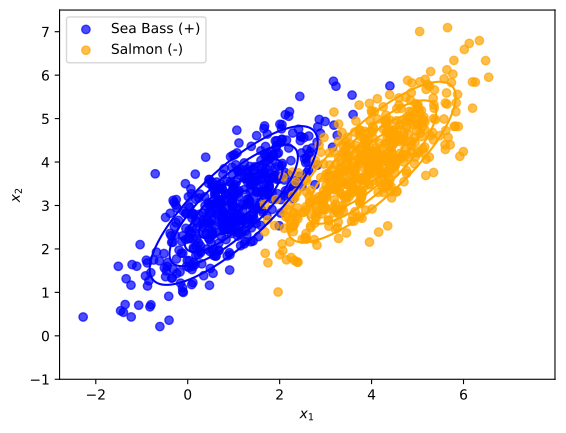

Python code for this plot:
import numpy as np
import matplotlib.pyplot as plt
from scipy.stats import multivariate_normal
from numpy.linalg import eigvals
# See https://docs.scipy.org/doc/scipy/reference/generated/scipy.stats.multivariate_normal.html



# Set random seed for reproducibility
np.random.seed(42)



def get_mean_and_covariance(X):
    """ Get the mean  mu in IR^d and covariance Sigma in IR^{d times d} from samples in matrix X in IR^{n x d}. Each row corresponds to a different sample"""
    e_mean = np.mean(X,0)
    e_cov = np.cov(X,rowvar = False)
    return (e_mean,e_cov)



def tau_range(X,g_pos,g_neg):
    """return the range of taus that one needs to span to create the ROC curve with these discriminant functions"""
    n,d = X.shape
    scores = [g_pos(X[i,:])-g_neg(X[i,:]) for i in range(n)]
    return min(scores),max(scores)
   

def predict(X,g_pos,g_neg,tau):
    """Generate predictions (+1/-1) over samples in X using discriminant functions g_pos, g_neg with threshold tau"""
    y_pred = []
    n,d = X.shape
    for i in range(n):
        x = X[i,:]
        y_pred.append(np.sign(g_pos(x)-g_neg(x)-tau))
    return y_pred     
    


def metrics(y_pred,y_true):
    """ Output the FPR and the TPR. These are defined in terms of the following quantities:
      
                 P = # entries y_true in that are  + 1
                 N = # entries y_true in that are  - 1
 
                 
                 TP = # entries for which  y_pred=+1 and y_true=+1  
                 FP = # entries for which  y_pred=-1 but y_true = +1  
                 TN = # entries for which y_pred=-1 and y_true = -1  
                 FN =  # entries for which y_pred=-1 but y_true = +1  


                 TPR = TP / P
                 FPR = FP / N
        Inputs are:
             - y_pred: predictions
             - y_true: ground truth values

        The return value is a tuple containing
             - #P,#N,#TP,#FP,#TN,#FN
    """

    pairs = [  (int(x),int(y))  for (x,y) in zip(y_pred,y_true)]
    new_pairs = [ (pred_label,pred_label*true_label)  for (pred_label,true_label) in pairs ]        
    

    TP = 1.*new_pairs.count( (1,1) )
    FP = 1.*new_pairs.count( (1,-1) )
    TN = 1.*new_pairs.count( (-1,1) )
    FN = 1.*new_pairs.count( (-1,-1) )
    P = TP+FN
    N = TN+FP

    TPR = 1.*TP/P
    FPR = 1.*FP/N
    return FPR,TPR

 
def naive_classifier(q,n):
    return -np.sign(np.random.rand(n)-q)


p = 0.5 # prior probability of positive class
n = 1000 # total number of samples


if __name__=="__main__":
    # Generate two multivariate Gaussian random variable objects
    mean_pos, cov_pos = [1, 3], [[1, 0.8], [0.8, 1]]
    e=eigvals(cov_pos)
    print("Eigenvalues of cov_pos are:",e)
    rv_pos = multivariate_normal(mean_pos, cov_pos)

    mean_neg, cov_neg = [4, 4], [[0.99, 0.81], [0.81, 1.01]]
    e=eigvals(cov_neg)
    print("Eigenvalues of cov_neg are:",e)
    rv_neg = multivariate_normal(mean_neg, cov_neg)


    prior_pos = p
    prior_neg = 1-p

    # Generate samples
    n_pos = np.random.binomial(n,p)
    n_neg = n - n_pos
    X_pos = rv_pos.rvs(size = n_pos)
    X_neg = rv_neg.rvs(size = n_neg)


    # Create a scatter plot for the samples
    fig	 = plt.figure()
    ax = fig.add_subplot(111)
    ax.scatter(X_pos[:, 0], X_pos[:, 1], label='Sea Bass (+)', alpha=0.7,c="blue")
    ax.scatter(X_neg[:, 0], X_neg[:, 1], label='Salmon (-)', alpha=0.7, c="orange")

    # Add contours of the pdfs
    x1, x2 = np.mgrid[-1:8:.01, -1:6:.01]
    positions = np.dstack((x1, x2))
    ax.contour(x1, x2, rv_pos.pdf(positions),levels=5,colors="blue")
    ax.contour(x1, x2, rv_neg.pdf(positions), levels=5, colors="orange")


    ax.set_xlabel('$x_1$')
    ax.set_ylabel('$x_2$')
    ax.legend()


    plt.savefig("two-gaussians.pdf", format="pdf", bbox_inches="tight")

   
    # Estimate the mean, covariance, and prior for each Gaussian from samples
    e_mean_pos, e_cov_pos = get_mean_and_covariance(X_pos)
    e_mean_neg, e_cov_neg = get_mean_and_covariance(X_neg)
    e_prior_pos = 1. * n_pos / n
    e_prior_neg = 1. * n_neg / n

    print ("Positive class estimates:", e_mean_pos,e_cov_pos,e_prior_pos)
    print ("Negative class estimates:", e_mean_neg,e_cov_neg,e_prior_neg)


    # Join samples to create a classification dataset
    X = np.concatenate((X_pos,X_neg))
    y = np.concatenate( (np.ones(n_pos),-np.ones(n_neg)) )
 
    
    #create ROC Curve for naive classifier


    FPR_naive_list=[]
    TPR_naive_list=[]
    delta = (1.0-0.0)/10
    print('Scanning tau for naive...')
    for q in np.arange(0.,1+delta,delta):
        #generate predictions
        y_pred = naive_classifier(q,n)

        #compute FPR and TPR
        FPR,TPR = metrics(y_pred,y)
        print('FPR =',FPR,'TPR =',TPR)
        FPR_naive_list.append(FPR)
        TPR_naive_list.append(TPR)
    print('...done with',len(FPR_naive_list),'measurements')
    
    # Plot the ROC curve
    fig	 = plt.figure()
    ax = fig.add_subplot(111)
    ax.plot(FPR_naive_list, TPR_naive_list, linestyle='dashed' ,color='yellow',label = 'Naive')

    ax.set_xlabel('FPR')
    ax.set_ylabel('TPR')
    ax.set(xlim=(0.0, 1.0), ylim=(0.0, 1.0))
    ax.legend(loc='lower right')


    plt.savefig("ROC.pdf", format="pdf", bbox_inches="tight")

    
    
